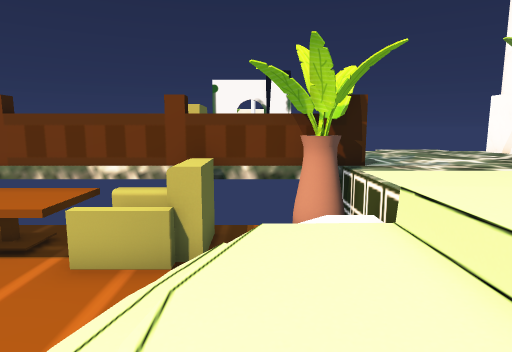
[1] (above)

19 first-person views from a walk through a 3-D level made in the Unity game engine. The camera is 1.3 m above the floor, tilts 8° down and sees 75° across. The floor is counted in squares, 1 m on a side. Each view is taken from the middle of a square. On the plan, view 1 faces up. The plan holds only what a view shows up to about 14 squares ahead; the rest is blank. The place goes on beyond the plan. The player is left out. Some surface patterns are stand-ins.

[2]
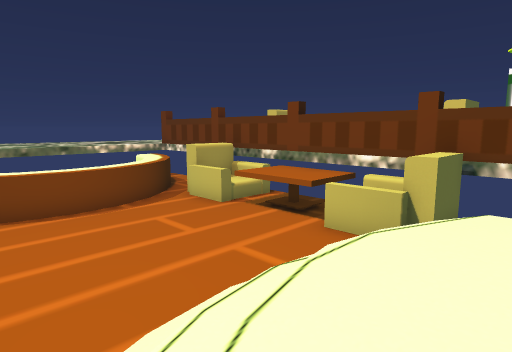

[3]
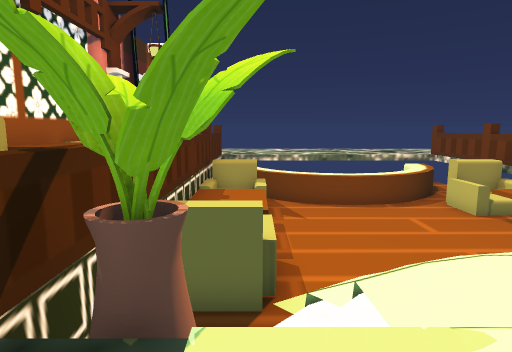

[4]
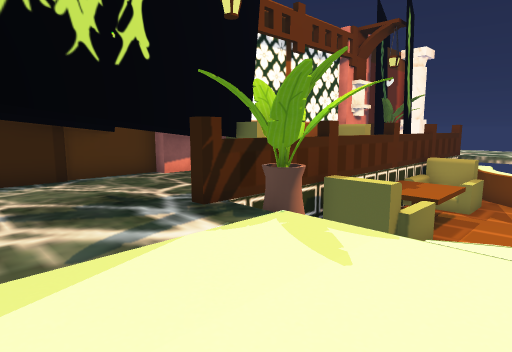

[5]
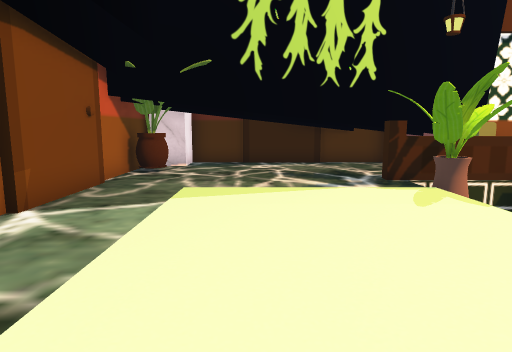

[6]
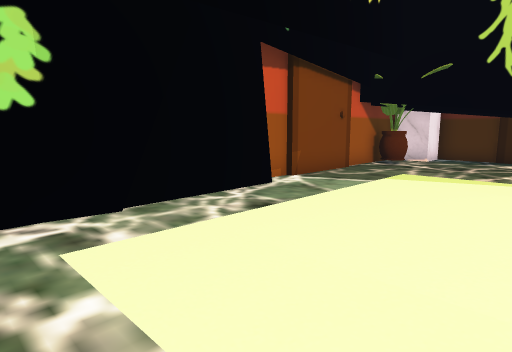

[7]
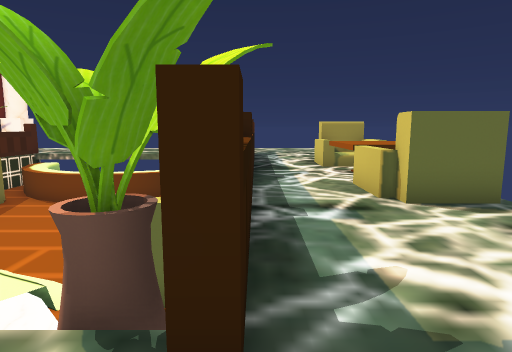

[8]
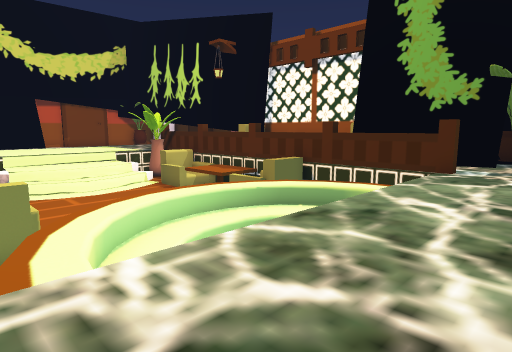

[9]
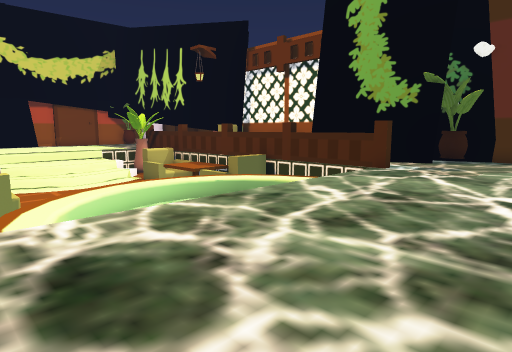

[10]
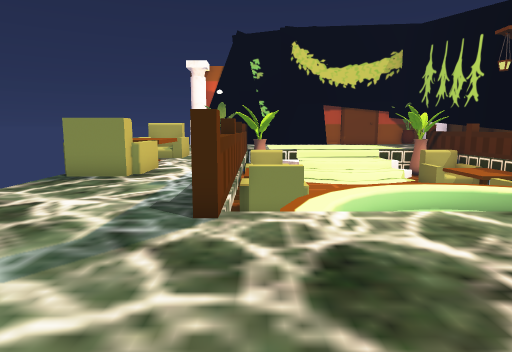

[11]
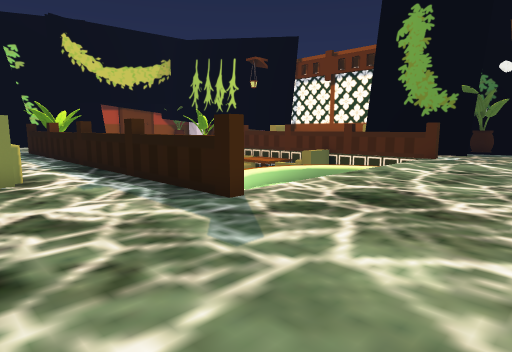

[12]
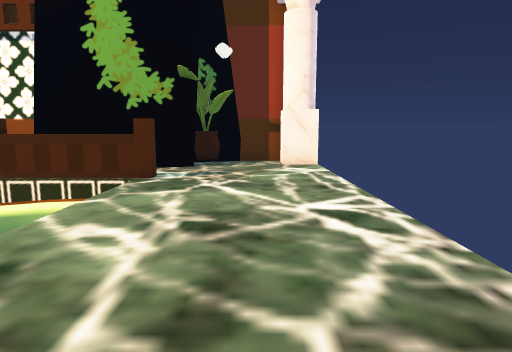

[13]
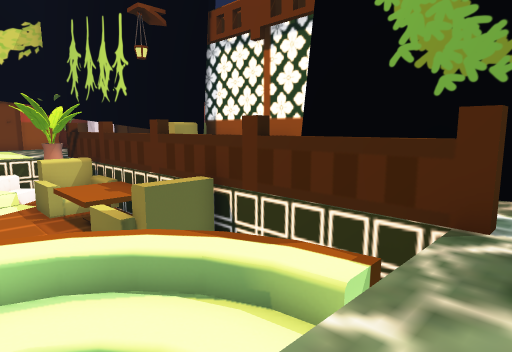

[14]
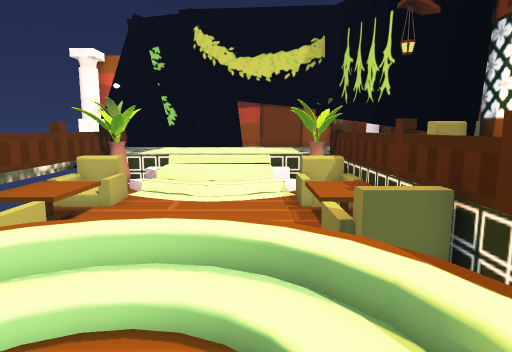

[15]
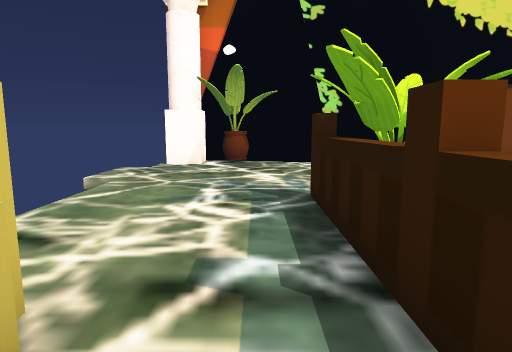

[16]
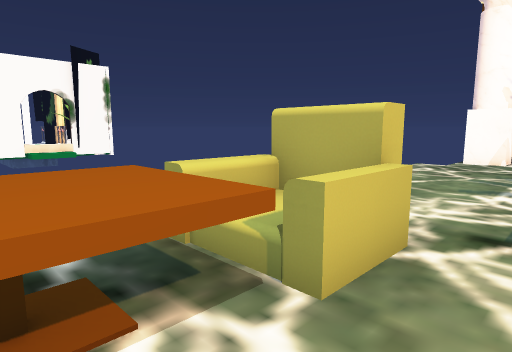

[17]
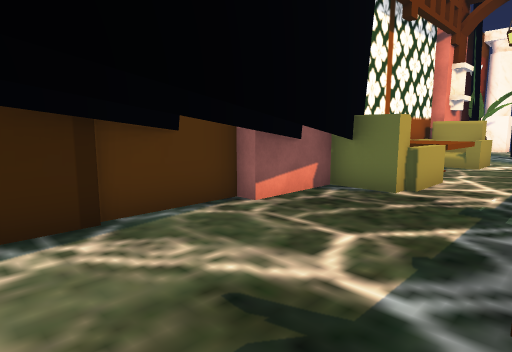

[18]
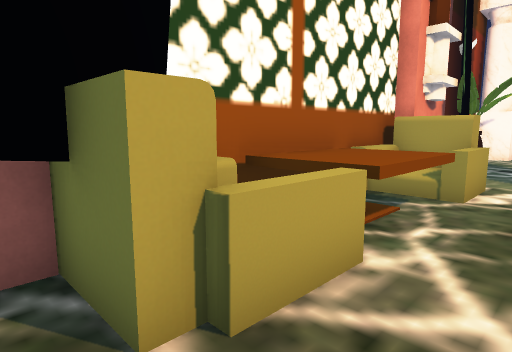

[19]
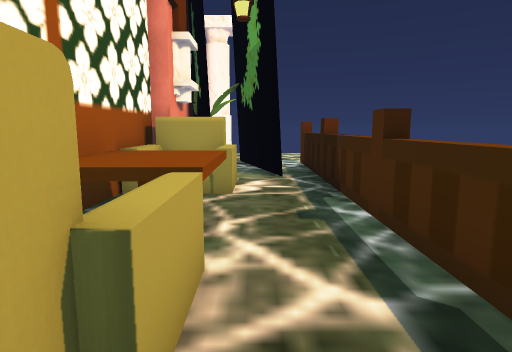

### Floor plan
Key: @ floor where view 1 was taken; # wall or solid block; . main floor; - floor 0.5 m lower than the main floor; _ floor 1 m lower than the main floor; < floor 1.5 m lower than the main floor; / step, stairs or slope; = window, fence, low wall or low ledge; ^ raised ledge.
Columns run from 19 left of view 1 to 10 right of it. Each row starts with its distance up from view 1.
 13           #    ##        ..
 12 . ... ...#^^^^^^^#..........#
 11  ........#^^^^^^^#..........##
 10 ............................=#
  9 .............................
  8 .....#^^^^^^^^^^^^^^^#.......
  7 ......##  #^^^^^^^#<##.......#
  6  .....^^^<#^^^^^^^#<//.......#
  5 ...... _^^=^<<<<<^////......##
  4 ......  _^^<<<<<<<////......
  3 ......  <_^<<<<<<<_--/.......#
  2 ......  <_^<<<<<<<_--/.......#
  1 ......  <_^<<<<<<<_--/.......#
  0 ...... <_^^<<<<<<</@//.......#
 -1 ......___^^<<<<<< #///.......#
 -2 ......^^^^#^^^^^^^##=#.......#
 -3 ......^^<<#^^^^^^^####.......#
 -4 .....#^^^^^^^^^^^^^^^^.......#
 -5 ........##...................#
 -6 ..... ###...................##
 -7 ....#   =#^^^^^^^#. ##   ....#
 -8 ##..#   ##^^^^^^^####  ## ..##
 -9  ####    ###########    #####

Positions as (right, up) in squares from view 1, and headings:
1: (0, 0), facing up
2: (1, -1), facing up-left
3: (4, -2), facing left
4: (6, 1), facing down-left
5: (6, 5), facing down
6: (4, 7), facing down-right
7: (4, 8), facing left
8: (-17, 7), facing down-right
9: (-19, 7), facing down-right
10: (-19, 7), facing right
11: (-19, 12), facing down-right
12: (-17, 5), facing down
13: (-15, 1), facing down-right
14: (-15, 0), facing right
15: (-4, 9), facing right
16: (-6, 9), facing up-right
17: (5, -4), facing down-left
18: (-1, -5), facing down-left
19: (-1, -6), facing left
